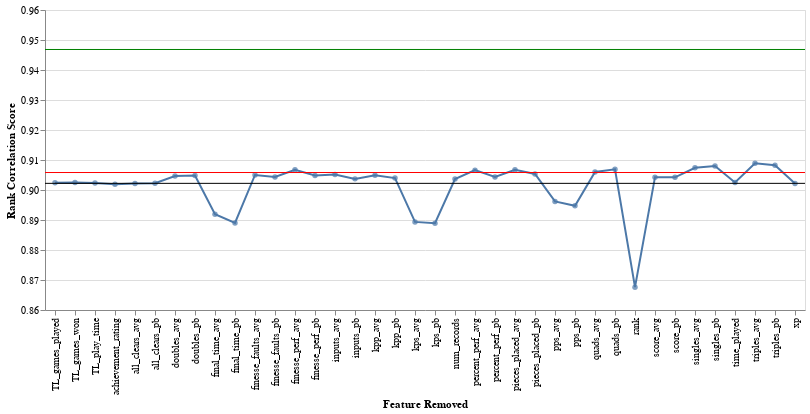

Notebook code cell kept with this figure:
### Code cell
# scores = {key: value for key, 
#                value in sorted(scores.items(), 
#                                key=lambda item: float(item[1]))}

# score_df = pd.DataFrame({'keys': scores.keys(), 'score': scores.values()})

# dots = alt.Chart(score_df).mark_circle().encode(
#     x=alt.X('keys',title="Feature Removed"),
#     y=alt.Y('score', scale=alt.Scale(domainMax=0.952, domainMin=0.865), title="Rank Correlation Score"),
#     tooltip=['keys', 'score']
# ).interactive()

# line = alt.Chart(score_df).mark_line().encode(
#     x='keys',
#     y=alt.Y('score', title="")
# )
# # 0.9018246020254752
# full = alt.Chart(pd.DataFrame({'y': [full_set_score]})).mark_rule(color='black').encode(
#     y=alt.Y('y', title="")
# )
# cutoff = alt.Chart(pd.DataFrame({'y': [full_set_score*1.004]})).mark_rule(color='red').encode(
#     y=alt.Y('y', title="")
# )

# final = alt.Chart(pd.DataFrame({'y': [0.9468358969096532]})).mark_rule(color='green').encode(
#     y=alt.Y('y', title="")
# )

# dots+line+full+cutoff+final

### Figure 1 — Vega-Lite specification as saved in the notebook (floating-point values rounded to 4 significant figures)
{"config": {"view": {"continuousWidth": 300, "continuousHeight": 300}}, "layer": [{"mark": {"type": "circle"}, "encoding": {"tooltip": [{"field": "keys", "type": "nominal"}, {"field": "score", "type": "quantitative"}], "x": {"field": "keys", "title": "Feature Removed", "type": "nominal"}, "y": {"field": "score", "scale": {"domainMax": 0.952, "domainMin": 0.865}, "title": "Rank Correlation Score", "type": "quantitative"}}, "name": "view_10"}, {"mark": {"type": "line"}, "encoding": {"x": {"field": "keys", "type": "nominal"}, "y": {"field": "score", "title": "", "type": "quantitative"}}}, {"data": {"name": "data-f5600ed252ba505f0bdb11e69d6c5cb7"}, "mark": {"type": "rule", "color": "black"}, "encoding": {"y": {"field": "y", "title": "", "type": "quantitative"}}}, {"data": {"name": "data-737890b1f567c4327accbb36bf7583f1"}, "mark": {"type": "rule", "color": "red"}, "encoding": {"y": {"field": "y", "title": "", "type": "quantitative"}}}, {"data": {"name": "data-592f78832b0d79022fc4e40ddb2bcd4c"}, "mark": {"type": "rule", "color": "green"}, "encoding": {"y": {"field": "y", "title": "", "type": "quantitative"}}}], "data": {"name": "data-87343d7c2a5ce2a996c39b6c4858c530"}, "params": [{"name": "param_10", "select": {"type": "interval", "encodings": ["x", "y"]}, "bind": "scales", "views": ["view_10"]}], "$schema": "https://vega.github.io/schema/vega-lite/v5.20.1.json", "datasets": {"data-87343d7c2a5ce2a996c39b6c4858c530": [{"keys": "rank", "score": 0.8676}, {"keys": "kps_pb", "score": 0.8889}, {"keys": "final_time_pb", "score": 0.889}, {"keys": "kps_avg", "score": 0.8894}, {"keys": "final_time_avg", "score": 0.8919}, {"keys": "pps_pb", "score": 0.8948}, {"keys": "pps_avg", "score": 0.8962}, {"keys": "achievement_rating", "score": 0.9019}, {"keys": "xp", "score": 0.9022}, {"keys": "all_clears_avg", "score": 0.9022}, {"keys": "all_clears_pb", "score": 0.9023}, {"keys": "TL_play_time", "score": 0.9023}, {"keys": "TL_games_played", "score": 0.9024}, {"keys": "TL_games_won", "score": 0.9025}, {"keys": "time_played", "score": 0.9025}, {"keys": "num_records", "score": 0.9037}, {"keys": "inputs_pb", "score": 0.9037}, {"keys": "kpp_pb", "score": 0.904}, {"keys": "score_pb", "score": 0.9042}, {"keys": "score_avg", "score": 0.9043}, {"keys": "finesse_faults_pb", "score": 0.9044}, {"keys": "percent_perf_pb", "score": 0.9044}, {"keys": "doubles_avg", "score": 0.9047}, {"keys": "finesse_perf_pb", "score": 0.9048}, {"keys": "doubles_pb", "score": 0.9049}, {"keys": "kpp_avg", "score": 0.9049}, {"keys": "finesse_faults_avg", "score": 0.905}, {"keys": "inputs_avg", "score": 0.9051}, {"keys": "pieces_placed_pb", "score": 0.9053}, {"keys": "quads_avg", "score": 0.906}, {"keys": "percent_perf_avg", "score": 0.9066}, {"keys": "pieces_placed_avg", "score": 0.9067}, {"keys": "finesse_perf_avg", "score": 0.9067}, {"keys": "quads_pb", "score": 0.9069}, {"keys": "singles_avg", "score": 0.9074}, {"keys": "singles_pb", "score": 0.908}, {"keys": "triples_pb", "score": 0.9082}, {"keys": "triples_avg", "score": 0.9089}], "data-f5600ed252ba505f0bdb11e69d6c5cb7": [{"y": 0.9022}], "data-737890b1f567c4327accbb36bf7583f1": [{"y": 0.9058}], "data-592f78832b0d79022fc4e40ddb2bcd4c": [{"y": 0.9468}]}}
